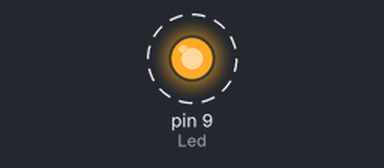
A sketch run on a simulated Arduino Uno, built with avr-gcc and run on an emulated ATmega328P. On the bench: output pins drawn as LEDs (lit = HIGH). Dashed ring = blinking. What the sketch prints to the serial monitor is not drawn.

Above: at 0.7 s.
Timing chart, 0 to 5.4 s (numbered marks = the images above):
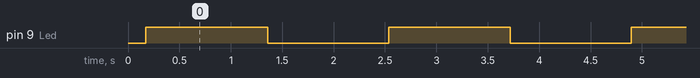

Measured:
- by itself, pin 9 (Led): alternates HIGH for 1.2 s and LOW for 1.2 s

The sketch:

Brightness_Control.ino
```cpp
int brt = 0;
int Led = 9;

void setup()
{
  pinMode(Led, OUTPUT);
  Serial.begin(9600);  // 9600 is Baud rate
}

void loop()
{
  for (brt = 0; brt <= 255; brt += 5)
  {
    analogWrite(Led, brt);
    Serial.println(brt);
  }
  delay(1000);

  for (brt = 255; brt >= 0; brt -= 5)
  {
    analogWrite(Led, brt);
    Serial.println(brt);
  }
  delay(1000);
}
```
